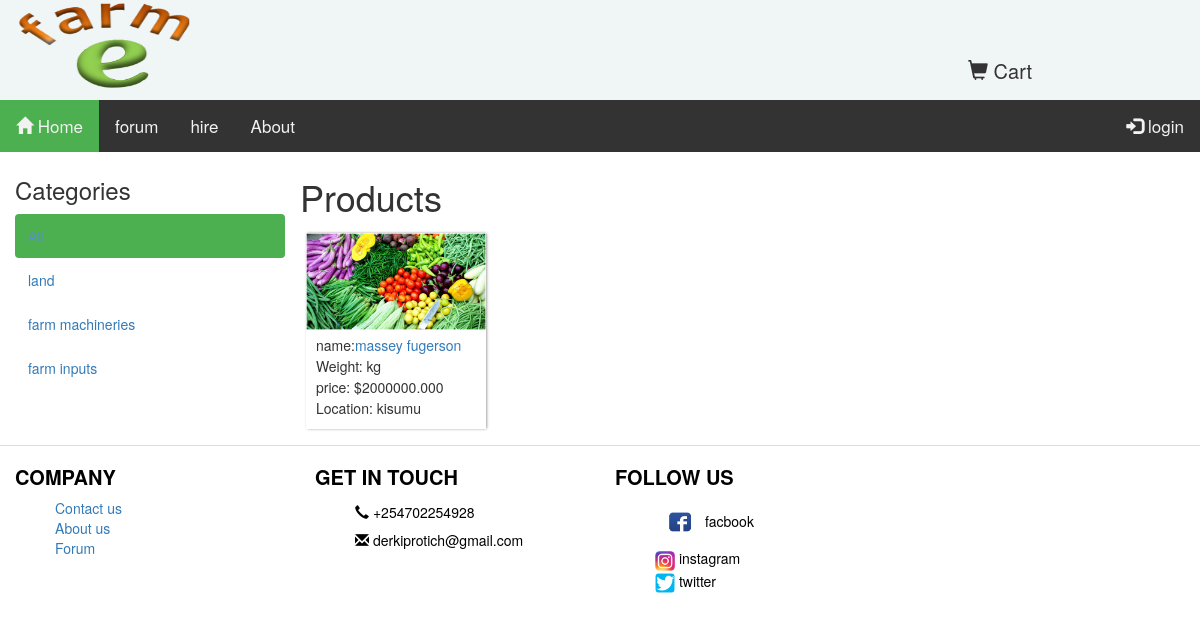
The page /hire/input/ on the database as committed earlier.
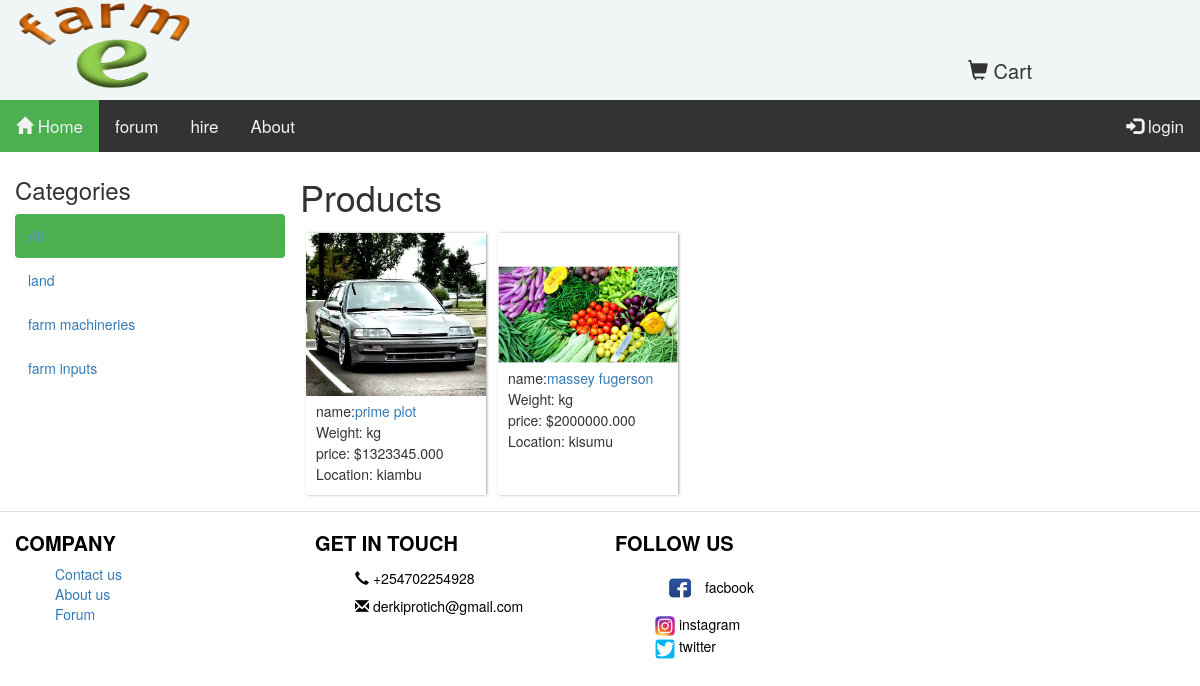
The same page on the database as committed later.
### hire/models.py (models this page shows, shortened)
class Category(models.Model):
    name=models.CharField(max_length=250,db_index=True)
    slug=models.SlugField(db_index=True,unique=True)
    class Meta:
        ordering=('-name',)
        verbose_name='category'
        verbose_name_plural='categories'
    def get_absolute_url(self):
        return reverse('input_by_category',args=[self.slug])

class Input(models.Model):
    name= models.CharField(max_length=250,db_index=True)
    slug=models.SlugField(db_index=True,unique=True)
    image=models.ImageField(upload_to=upload)
    description=models.TextField(blank=True)
    category=models.ForeignKey(Category,on_delete=models.CASCADE,related_name='inputs')
    price= models.DecimalField(max_digits=10, decimal_places=3)
    available=models.BooleanField(default=True)
    location=models.CharField(max_length=50)
    created= models.DateTimeField(auto_now_add=True)
    updated= models.DateTimeField(auto_now=True)
    class Meta:
        ordering=('-name',)
        index_together=(('id','slug'),)
    def get_absolute_url(self):
        return reverse('input_detail', args=[self.id, self.slug])

### hire/views.py (the view)
# urls.py: url(r'^(?P<category_slug>[-\w]+)/$',views.hireView, name='input_by_category'),
def hireView(request,category_slug=None):
    category = None
    categories = Category.objects.all()
    inputs = Input.objects.filter(available=True)
    if category_slug:
        category = get_object_or_404(Category, slug=category_slug )
        inputs = Input.objects.filter(category=category)
    return render(request,'hire/hire_list.html',{'category':category,
                                                 'categories':categories,
                                                 'inputs':inputs})

### cart/cart.py (called while the page is built)
	def __len__(self):
		return sum(item['quantity' ] for item in self.cart.values())

### cart/context_processors.py (called while the page is built)
def cart(request):
	return {'cart': Cart(request)}

### efarm/templates/hire/hire_list.html (shortened to what this page needs)
{% extends "shop/base.html" %}
{% load static %}
{% block content %}
<div id="sidebar" class="col-lg-3 col-md-2 col-sm-0">
			<h3>Categories</h3>
			<ul>
				<li {% if not category %} class="select"{% endif %}><a href="{% url 'hire_list' %}">All</a></li>
			{% for c in categories %}
				<li {% if category.slug == c.slug %}class="select"{% endif %}><a href="{{ c.get_absolute_url }}">{{ c.name }}</a></li>
			{% endfor %}
			</ul>
</div>
<h1>{% if category %} {{ category.name }}{% else %}Products{% endif %}</h1>
<div id="main" class="product col-sm-12 col-md-9 col-lg-9" >
			{% for input in inputs %}
			<div class="item">
					<a href="{{ input.get_absolute_url }}">
					<img src="{%if input.image %}{{input.image.url}}{% else %}{% static 'img/image.png'%}{% endif %}">
					</a>
					<div class="item_list">
					name:<a href="{{ input.get_absolute_url }}">{{ input.name }}</a><br>
					Weight: {{input.weigth}}kg<br>
					price: ${{ input.price }}<br>
					Location: {{input.location}}<br>
				</div>
			</div>
			{% endfor %}
</div>
</div>
{% endblock %}

Rows that differ between the two databases and show on the page:
added Input: image (picture), name "prime plot", price "1323345.000", location "kiambu"
